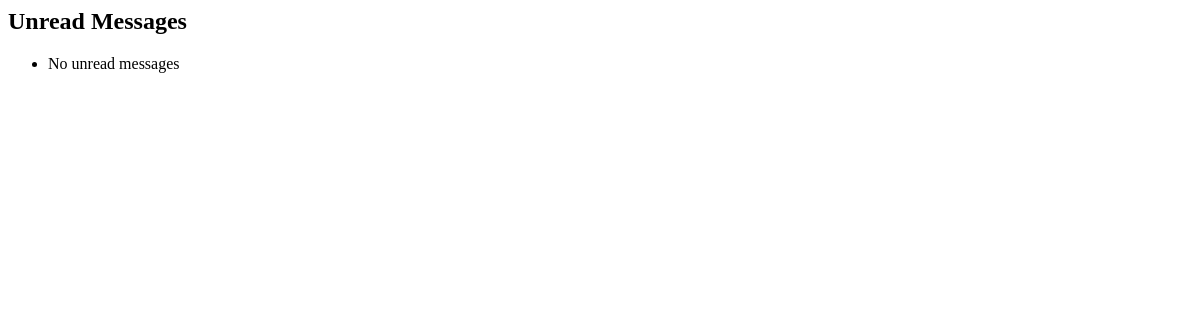
Page /unread-messages/ (signed in) on the earlier database version.
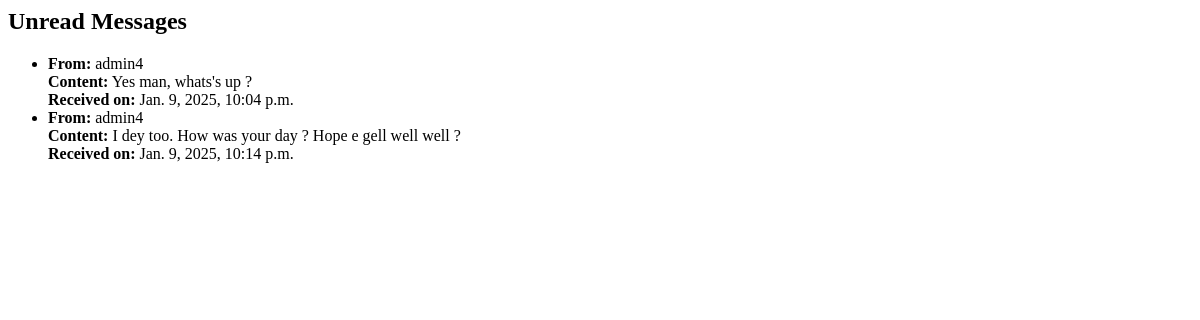
Same page on the later database version.
### messaging/models.py (models this page shows, shortened)
class Message(models.Model):
    sender = models.ForeignKey(User, related_name='sent_messages', on_delete=models.CASCADE)
    receiver = models.ForeignKey(User, related_name='received_messages', on_delete=models.CASCADE)
    content = models.TextField()
    timestamp = models.DateTimeField(auto_now_add=True)
    edited = models.BooleanField(default=False)
    read = models.BooleanField(default=False)
    parent_message = models.ForeignKey(
        "self", null=True, blank=True, on_delete=models.CASCADE, related_name="replies"
    )
    objects = models.Manager()
    unread = UnreadMessagesManager()

### messaging/views.py (the view)
# urls.py: path('unread-messages/', unread_messages_view, name='unread_messages'),
@login_required
def unread_messages_view(request):
    unread_messages = Message.unread.unread_for_user(request.user).only('sender', 'content', 'timestamp')
    return render(request, 'chat/unread_messages.html', {'unread_messages': unread_messages})

### messaging/managers.py (called while the page is built)
    def get_queryset(self):
        return super().get_queryset().filter(read=False)

    def unread_for_user(self, user):
        return self.get_queryset().filter(receiver=user).only('sender', 'content', 'timestamp')

### messaging/templates/chat/unread_messages.html
<h2>Unread Messages</h2>
<ul>
    {% for message in unread_messages %}
        <li>
            <strong>From:</strong> {{ message.sender }}<br>
            <strong>Content:</strong> {{ message.content }}<br>
            <strong>Received on:</strong> {{ message.timestamp }}
        </li>
    {% empty %}
        <li>No unread messages</li>
    {% endfor %}
</ul>

Differences in the rows shown:
added Message: sender "admin4", content "Yes man, whats's up ?", timestamp "Jan. 9, 2025, 10:04 p.m."
added Message: sender "admin4", content "I dey too. How was your day ? Hope e gell well well ?", timestamp "Jan. 9, 2025, 10:14 p.m."
Other differences:
text no longer shown: "No unread messages"
